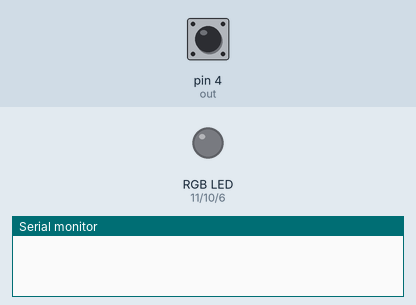
A sketch run on a simulated Arduino Uno, built with avr-gcc and run on an emulated ATmega328P. On the bench: an RGB LED mixed from three pins (HIGH = lit), the last lines printed to the serial monitor. The test bench sets the inputs (shaded band); at power-on: pin 4 (out) LOW. Dim RGB values are drawn brighter than linear; pins used as bus, display or sensor lines are not drawn.

Above: at 1.2 s.
1.3 s: pin 4 (out) pulsed HIGH 2 times (0.12 s each, 0.3 s apart)
At 3.0 s:
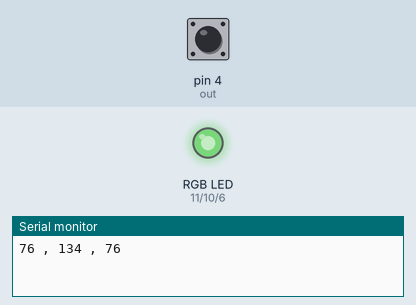
4.1 s: pin 4 (out) pulsed HIGH 5 times (0.12 s each, 0.3 s apart)
At 7.8 s:
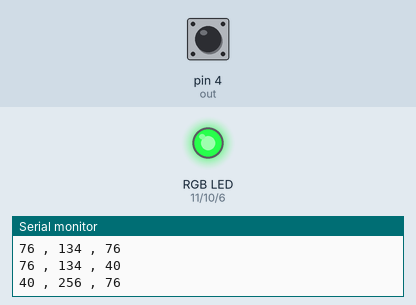
Timing chart, 0 to 12.0 s (numbered marks = the images above; inputs shaded):
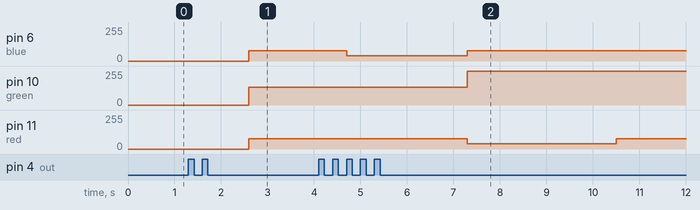

The sketch:

colorsensor.ino
```cpp
int red = 11;
int green = 10;
int blue = 6;

int s2 = 7;
int s3 = 8;

int out = 4;
unsigned int pluswidth;
int reds;
int greens;
int blues;

void setup() {
  // put your setup code here, to run once:
  Serial.begin(9600);
  pinMode(red,OUTPUT);
  pinMode(green,OUTPUT);
  pinMode(blue,OUTPUT);

  pinMode(s2,OUTPUT);
  pinMode(s3,OUTPUT);

  pinMode(out,INPUT);

}

void loop() {
  // put your main code here, to run repeatedly:
  digitalWrite(s2,LOW);
  digitalWrite(s3,LOW); //read red value
  pluswidth = pulseIn(out,LOW);
  reds = (pluswidth/400) - 1;
  reds = 255 - reds;

  digitalWrite(s2,HIGH);
  digitalWrite(s3,HIGH);
  pluswidth = pulseIn(out,LOW);
  greens = (pluswidth/400) - 1;
  greens = 255 - greens;

  digitalWrite(s2,LOW);
  digitalWrite(s3,HIGH);
  pluswidth = pulseIn(out,LOW);
  blues = (pluswidth/400) - 1;
  blues = 255 - blues;

  if(reds > greens && greens > blues)
  {
    reds = 255;
    greens = green/2;
    blues = 0;
  }
  if(reds > blues && blues> greens)
  {
    reds = 255;
    greens = 0;
    blues = blues/2;
  }
    if(greens > reds && reds > blues)
  {
    reds = reds/2;
    greens = 255;
    blues = 0;
  }
    if(greens > blues && blues > reds)
  {
    reds = 0;
    greens = 255;
    blues = blues/2;
  }
    if(blues > reds && reds > greens)
  {
    reds = reds/2;
    greens = 0;
    blues = 255;
  }
   if(blues > greens && greens > reds)
  {
    reds = 0;
    greens = green/2;
    blues = 255;
  }
  reds = reds*.3;
  blues = blues*.3;
  analogWrite(red,reds);
  analogWrite(green,greens);
  analogWrite(blue,blues);

  Serial.print(reds);
  Serial.print(" , ");
  Serial.print(greens);
  Serial.print(" , ");
  Serial.println(blues);


  delay(200);

}
```

Measured:
- after the input at 1.3 s, pin 6 (blue), pin 11 (red): 0/255 → 76/255 after 1.3 s instead of 1.7 s; pin 10 (green): 0/255 → 134/255 after 1.3 s
- after the input at 4.1 s, pin 6 (blue): 76/255 → 40/255 after 0.60 s, → 76/255 2.6 s later; pin 10 (green): 134/255 → 255/255 after 3.2 s instead of 1.7 s; pin 11 (red): 76/255 → 40/255 after 3.2 s, → 76/255 3.2 s later
